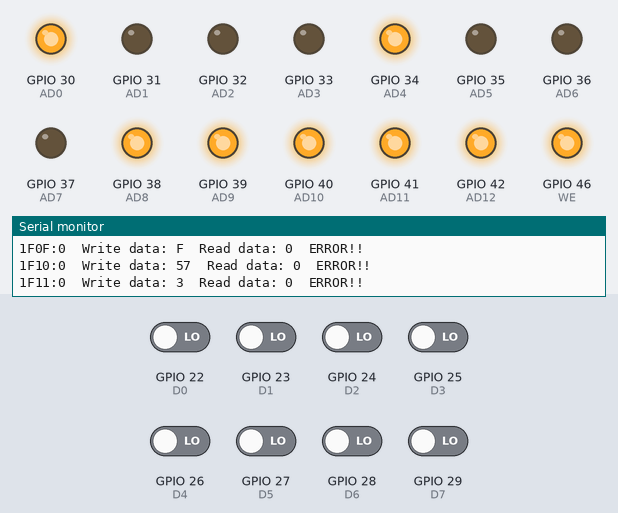
The sketch below on a simulated ESP8266 (NodeMCU). Shown: output pins drawn as LEDs (lit = HIGH), the last lines printed to the serial monitor. Dashed ring = blinking. Inputs (shaded band) come from the test bench; at power-on: GPIO 22 (D0), GPIO 23 (D1), GPIO 24 (D2), GPIO 25 (D3), GPIO 26 (D4), GPIO 27 (D5), GPIO 28 (D6), GPIO 29 (D7) LOW. Random numbers use the default seed unless the sketch sets one; pins used as bus, display or sensor lines are not drawn.

Above: at 10.8 s.
10.9 s: GPIO 26 (D4) driven HIGH
At 11.4 s:
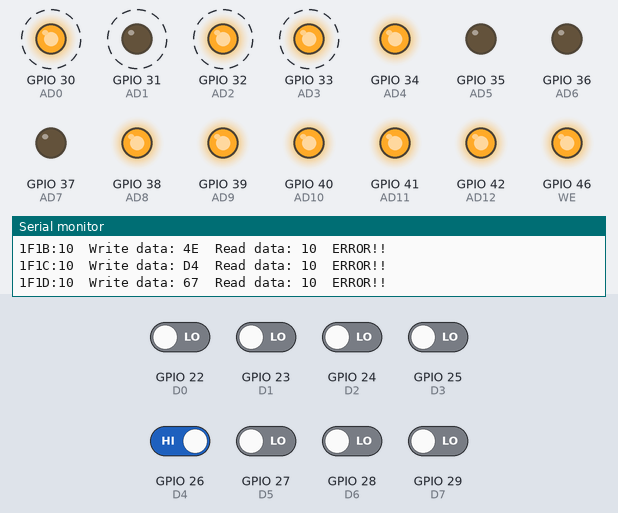
13.9 s: GPIO 26 (D4) driven LOW
16.9 s: GPIO 27 (D5) driven HIGH
At 23.6 s:
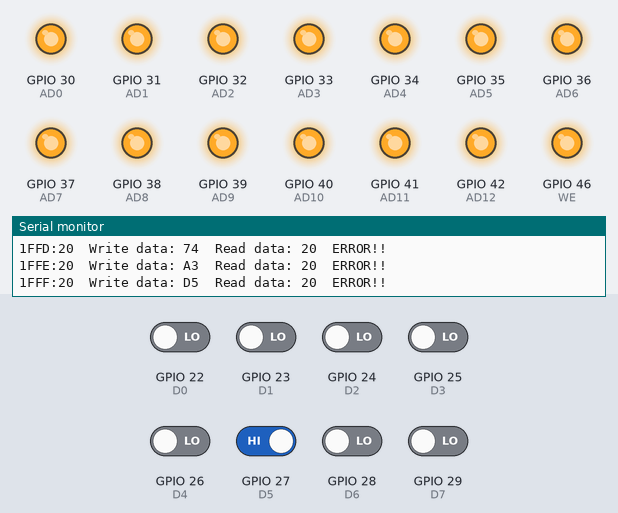
Timing chart, 0 to 23.9 s (numbered marks = the images above; inputs shaded):
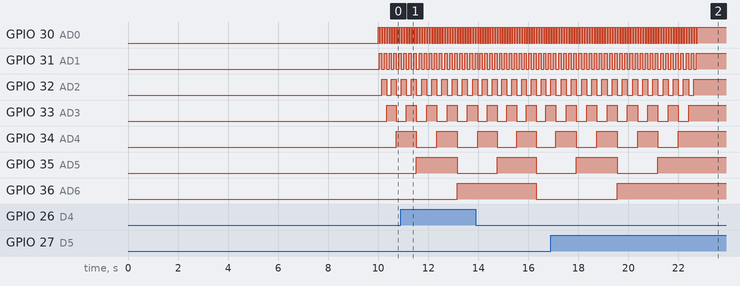

The sketch:

HM6264_Test.ino
```cpp
//
// HM6264 TEST PROGRAM
//
// 2018.08.18 @kanpapa
//
//                     HM6264
unsigned D0=22;     // 11
unsigned D1=23;     // 12
unsigned D2=24;     // 13
unsigned D3=25;     // 15
unsigned D4=26;     // 16
unsigned D5=27;     // 17
unsigned D6=28;     // 18
unsigned D7=29;     // 19

unsigned AD0=30;    // 10
unsigned AD1=31;    // 9
unsigned AD2=32;    // 8
unsigned AD3=33;    // 7
unsigned AD4=34;    // 6
unsigned AD5=35;    // 5
unsigned AD6=36;    // 4
unsigned AD7=37;    // 3
unsigned AD8=38;    // 25
unsigned AD9=39;    // 24
unsigned AD10=40;   // 21
unsigned AD11=41;   // 23
unsigned AD12=42;   // 2

unsigned WE=46;     // 27 Write Enable
unsigned OE=47;     // 22 Output Enale
                    // 20 CS1 = LOW
                    // 26 CS2 = HIGH
                    // 28 Vcc
                    // 14 Vss
                    // 1  NC

unsigned DATA[]={D0,D1,D2,D3,D4,D5,D6,D7};
unsigned ADDR[]={AD0,AD1,AD2,AD3, AD4,AD5,AD6,AD7, AD8,AD9,AD10,AD11, AD12};

void setAddress(unsigned addr) {
  if (addr & 0x1000) digitalWrite(AD12, HIGH); else digitalWrite(AD12, LOW);
  if (addr & 0x800) digitalWrite(AD11, HIGH); else digitalWrite(AD11, LOW);
  if (addr & 0x400) digitalWrite(AD10, HIGH); else digitalWrite(AD10, LOW);
  if (addr & 0x200) digitalWrite(AD9, HIGH); else digitalWrite(AD9, LOW);
  if (addr & 0x100) digitalWrite(AD8, HIGH); else digitalWrite(AD8, LOW);
  if (addr & 0x80) digitalWrite(AD7, HIGH); else digitalWrite(AD7, LOW);
  if (addr & 0x40) digitalWrite(AD6, HIGH); else digitalWrite(AD6, LOW);
  if (addr & 0x20) digitalWrite(AD5, HIGH); else digitalWrite(AD5, LOW);
  if (addr & 0x10) digitalWrite(AD4, HIGH); else digitalWrite(AD4, LOW);
  if (addr & 0x08) digitalWrite(AD3, HIGH); else digitalWrite(AD3, LOW);
  if (addr & 0x04) digitalWrite(AD2, HIGH); else digitalWrite(AD2, LOW);
  if (addr & 0x02) digitalWrite(AD1, HIGH); else digitalWrite(AD1, LOW);
  if (addr & 0x01) digitalWrite(AD0, HIGH); else digitalWrite(AD0, LOW);
  return;
}

void memWrite(unsigned addr, unsigned data) {
  digitalWrite(OE, HIGH);  // OE = High
  setAddress(addr);
  for (int i=0; i<8; i++) pinMode(DATA[i], OUTPUT);
  if (data & 0x80) digitalWrite(D7, HIGH); else digitalWrite(D7, LOW);
  if (data & 0x40) digitalWrite(D6, HIGH); else digitalWrite(D6, LOW);
  if (data & 0x20) digitalWrite(D5, HIGH); else digitalWrite(D5, LOW);
  if (data & 0x10) digitalWrite(D4, HIGH); else digitalWrite(D4, LOW);
  if (data & 0x08) digitalWrite(D3, HIGH); else digitalWrite(D3, LOW);
  if (data & 0x04) digitalWrite(D2, HIGH); else digitalWrite(D2, LOW);
  if (data & 0x02) digitalWrite(D1, HIGH); else digitalWrite(D1, LOW);
  if (data & 0x01) digitalWrite(D0, HIGH); else digitalWrite(D0, LOW);
  delayMicroseconds(1); // Wait 1micro sec
  digitalWrite(WE, LOW);  // WE = Low
  delayMicroseconds(1); // Wait 1micro sec
  digitalWrite(WE, HIGH);  // WE = High
  return;
}

unsigned memRead(unsigned addr) {
  digitalWrite(OE, HIGH);  // OE = High
  unsigned result = 0;
  setAddress(addr);
  for (int i=0; i<8; i++) pinMode(DATA[i], INPUT);
  digitalWrite(OE, LOW);  // OE = Low
  delayMicroseconds(1); // Wait 1micro sec
  for (int i = 7; i >= 0; i--) {
    result += result;
    if (digitalRead(DATA[i]) == HIGH) result |= 1;
  }
  digitalWrite(OE, HIGH);  // OE = High
  return result;
}

void setup() {
  // Initalize serial --------------------------------------------------------------------
  Serial.begin(9600);
  while (!Serial) {
    ;
  }
  randomSeed(analogRead(0));

  // set PINMMODE
  pinMode(OE, OUTPUT);
  digitalWrite(OE, HIGH);
  pinMode(WE, OUTPUT);
  digitalWrite(WE, HIGH);
  for (int i=0; i<13; i++) pinMode(ADDR[i], OUTPUT); // address
  for (int i=0; i<8; i++) pinMode(DATA[i], INPUT);   // data

  Serial.println("HM6264 TEST PROGRAM");
  delay(10000);
  Serial.println("START!!");

  // memory check
  for (unsigned testadrs = 0x1F00; testadrs < 0x2000 ; testadrs++){
    // display address
    Serial.print(testadrs, HEX);
    Serial.print(":");

    // display memory
    Serial.print(memRead(testadrs), HEX);

    // random write memory
    Serial.print("  Write data: ");
    unsigned rnddata = random(256);
    Serial.print(rnddata, HEX);
    memWrite(testadrs, rnddata);

    // display memory
    Serial.print("  Read data: ");
    unsigned readdata = memRead(testadrs);
    Serial.print(readdata, HEX);

    // match?
    if (rnddata == readdata) {
      Serial.println("  OK");
    } else {
      Serial.println("  ERROR!!");
    }
  }
}

void loop() {
}
```

Measured:
- by itself, GPIO 30 (AD0): alternates HIGH for 0.05 s and LOW for 0.05 s, 116 changes in all, then stays HIGH
- by itself, GPIO 31 (AD1): alternates HIGH for 0.10 s and LOW for 0.10 s, 58 changes in all, then stays HIGH
- by itself, GPIO 32 (AD2): alternates HIGH for 0.20 s and LOW for 0.20 s, 29 changes in all, then stays HIGH
- by itself, GPIO 33 (AD3): alternates HIGH for 0.41 s and LOW for 0.41 s, 14 changes in all, then stays HIGH
- by itself, GPIO 34 (AD4): alternates HIGH for 0.82 s and LOW for 0.82 s, 7 changes in all, then stays HIGH
